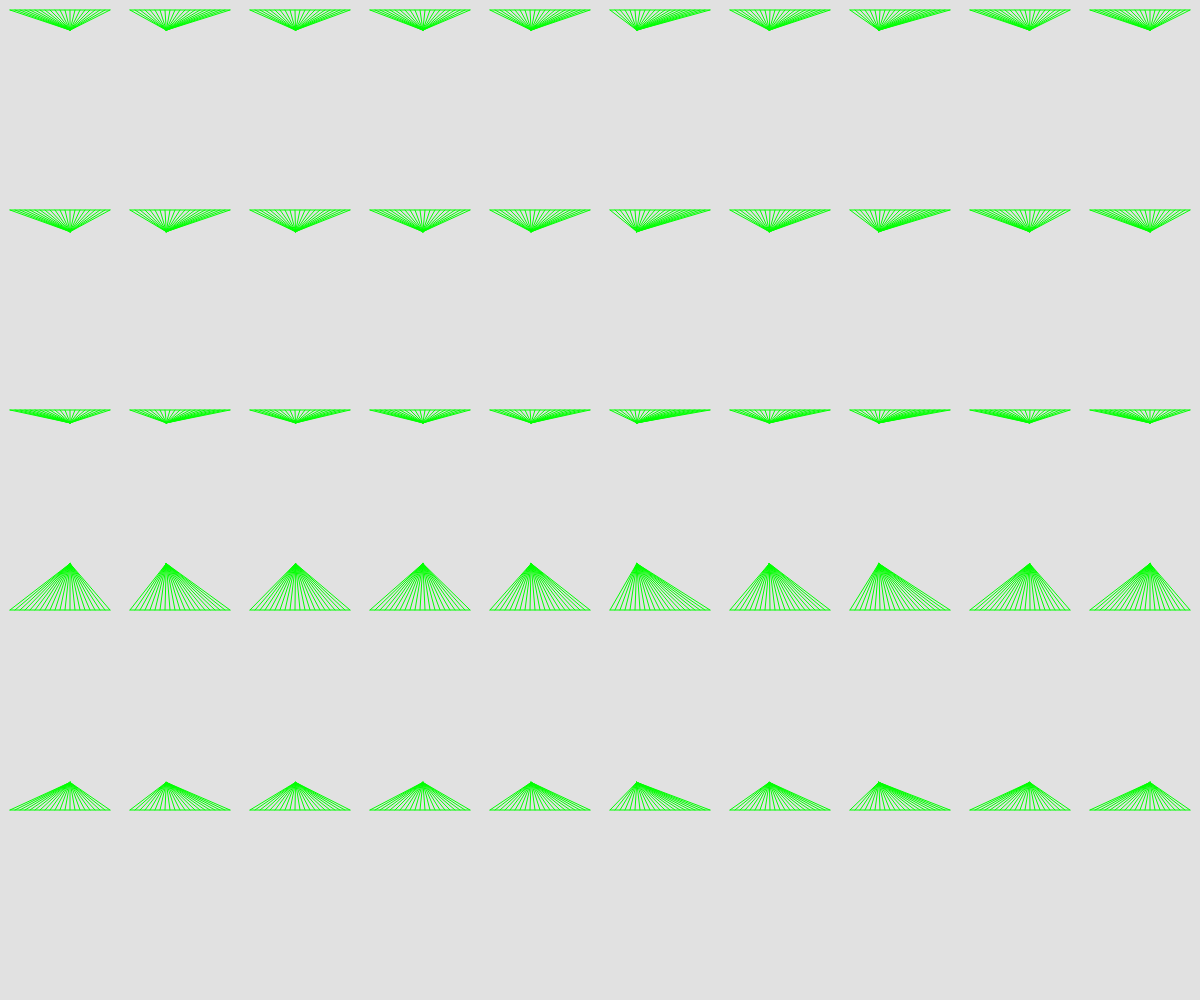
Frame 1 (no input)
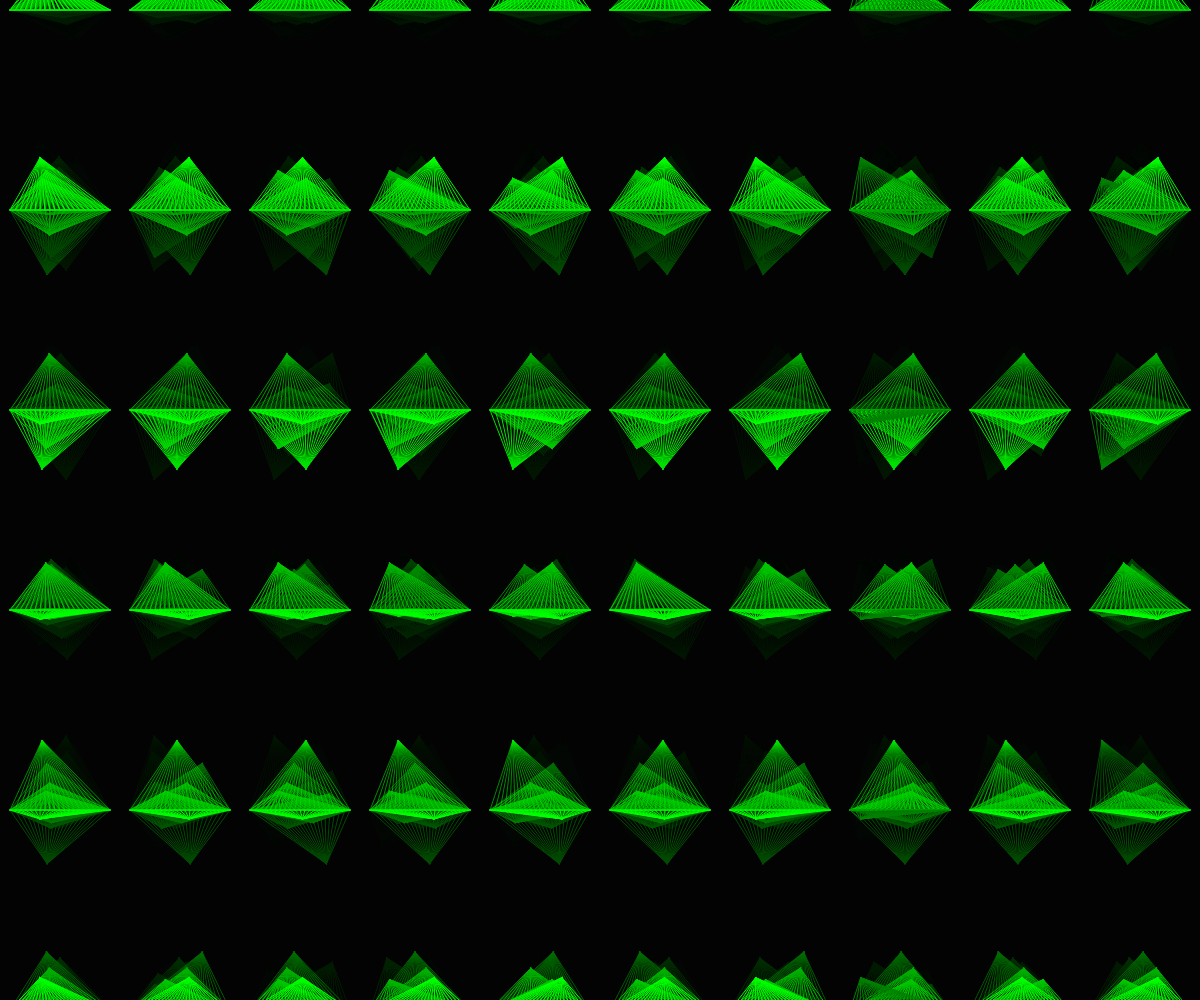
Frame 60 (no input)
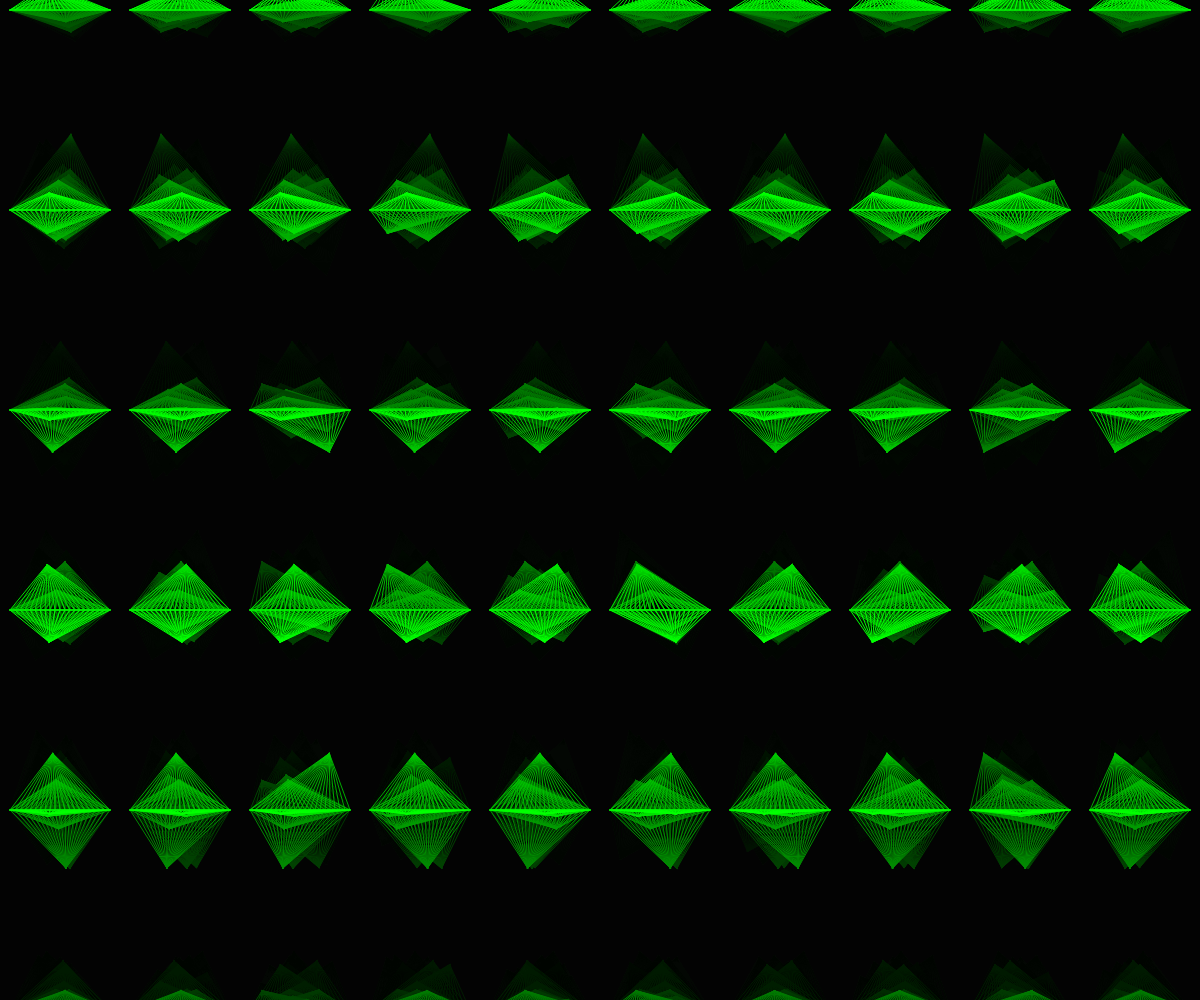
Frame 120 (the mouse pressed at the canvas centre since frame 60)

The p5.js sketch that drew these frames (run headless with seeded random() and noise() and a simulated clock; from frame 60 on, the mouse is pressed at the canvas centre):

// p5.js sketch
// ── sketch.js
function setup() {
  createCanvas(windowWidth, windowHeight);
  frameRate(30);
}

function draw() {
  background(0, 30);
  stroke(120, 120, 120, 80);
  noFill();


  //
  // for (let noisex = 1; noisex <= (width / 5); noisex++) {
  //   for (let i = 50; i <= width; i += width / 5) {
  //     noiseXArray[noisex] = map((noise((noisex / 100) * frameCount) * width), 0, width, i, i + 100);
  //     console.log(noiseXArray.length);
  //
  //   }
  // }



  // for (let noisex = 1; noisex <= (width / 5); noisex++) {
  //   for (let noisey = 1; noisey <= (height / 3); noisey++) {
  //     for (let i = 50; i <= width; i += width / 5) {
  //       for (let k = 100; k <= height; k += height / 3) {
  //         noiseXArray[noisex] = map((noise((noisex / 100) * frameCount) * width), 0, width, i, i + 100);
  //         noiseYArray[noisey] = map((noise((noisey / 100) * frameCount) * height), 0, height, k - 100, k + 100);
  //       }
  //     }
  //   }
  // }

  for (let x = 10; x <= width; x += width / 10) {
    for (let y = 10; y <= height + 100; y += height / 5) {
      // line(x, y, x + 100, y);
      var noiseX = noise(x / 100 * frameCount) * width;
      var noiseY = noise(y / 100 * frameCount) * height;
      var x1coord = map(noiseX, 0, width, x, x + 100);
      var y1coord = map(noiseY, 0, height, y - 100, y + 100);
      stroke(0, noiseX, 0, noiseY);
      line(x, y, x + 100, y);

      for (let z = x; z <= x + 100; z += 5) {
        line(z, y, x1coord, y1coord);

      }
      // for (let l = 0; l <= width / 5; l += 5) {
      //   let xend = map((noise((l / 100) * frameCount) * width), 0, width, x, x + 100);
      //   // for (let j = 0; j <= height / 3; j += 5) {
      //   let yend = map((noise((l / 100) * frameCount) * height), 0, height, y - 100, y + 100);
      //   line(x, y, xend, yend);
      //   // }
      // }
    }
  }
}
//       for (let l = 0; l < 10; l++) {
//         let xend = map((noise((l / 100) * frameCount) * width), 0, width, x, x + 100);
//         let yend = map((noise((l / 100) * frameCount) * height), 0, height, y - 100, y + 100);
//         line(x, y, xend, yend);
//       }
//       // for (let a = x / 50; a <= width / 50; a++) {
//       //   for (let b = y / 100; b <= height / 100; b++) {
//       //     noiseXArray[a] = map((noise((a / 100) * frameCount) * width), 0, width, x, x + 100);
//       //     noiseYArray[b] = map((noise((b / 100) * frameCount) * height), 0, height, y - 100, y + 100);
//       //   }
//       // }
//       // for (let z = x; z <= x + 100; z += 5) {
//       //   for (let c = 1; c <= noiseXArray.length; c++) {
//       //     for (let j = 1; j <= noiseYArray.length; j++) {
//       //       line(z, y, noiseXArray[c], noiseXArray[j]); //noiseYArray[j]);
//       //       console.log(noiseXArray.length);
//       //       // }
//       //     }
//       //   }
//     }
//   }
// }


// for (let noisex = 1; noisex <= (width / 5); noisex++) {
//   for (let noisey = 1; noisey <= (height / 3); noisey++) {
//     noiseXArray[noisex] = map((noise((noisex / 100) * frameCount) * width), 0, width, x, x + 100);
//     noiseYArray[noisey] = map((noise((noisey / 100) * frameCount) * height), 0, height, y - 100, y + 100);
// for (let z = x; z <= x + 100; z += 5) {
//   line(z, y, noiseXArray[noisex], noiseYArray[noisey]);
//   //   }
//   // }
// }
// for (let x = 50; x <= width; x += width / 5) {
//   for (let y = 100; y <= height; y += height / 3) {
//     line(x, y, x + 100, y);
//     for (let z = x; z <= x + 100; z += 5) {
//       line(z, y, x1coord, y1coord);
//     }
//   }
// }

// }
